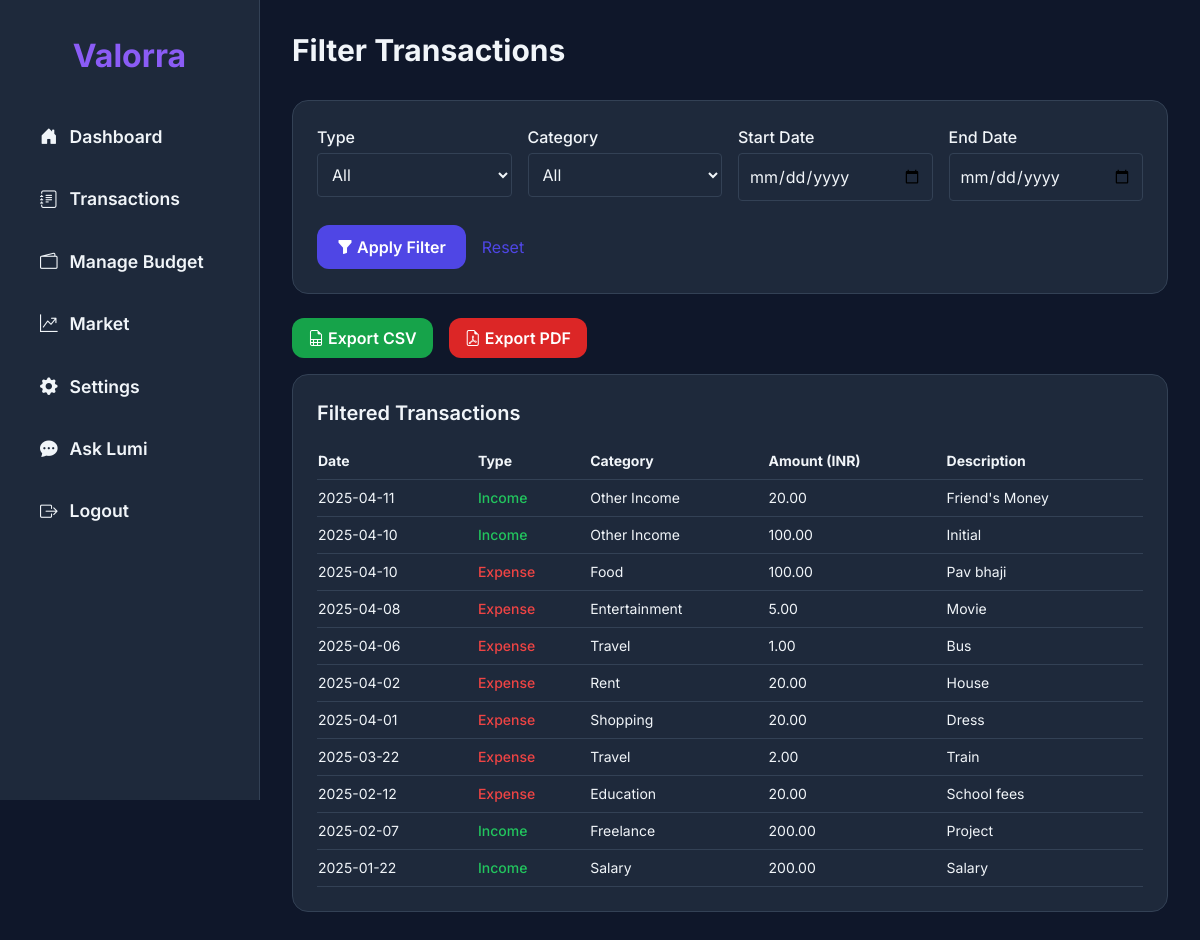
Page /filter_transactions/ (signed in) on the committed database.
### app/models.py (models this page shows, shortened)
class CustomUser(AbstractUser):
    email = models.EmailField(unique=True)
    is_verified = models.BooleanField(default=False)
    currency = models.CharField(max_length=3, choices=CURRENCY_CHOICES, default='USD')
    theme_preference = models.CharField(max_length=10, choices=THEME_CHOICES, default='light')
    USERNAME_FIELD = 'email'
    REQUIRED_FIELDS = ['username']

class Transaction(models.Model):
    user = models.ForeignKey(settings.AUTH_USER_MODEL, on_delete=models.CASCADE)
    type = models.CharField(max_length=10, choices=[('Income', 'Income'), ('Expense', 'Expense')])
    category = models.CharField(max_length=50, choices=CATEGORY_CHOICES)
    original_amount = models.DecimalField(max_digits=12, decimal_places=2, default=0.00)
    amount = models.DecimalField(max_digits=12, decimal_places=2)
    original_currency = models.CharField(max_length=3, choices=CURRENCY_CHOICES, default='USD')
    conversion_rate = models.DecimalField(max_digits=10, decimal_places=4, null=True, blank=True)
    date = models.DateTimeField(default=now)
    description = models.TextField(blank=True, null=True)
    receipt = models.FileField(upload_to='receipts/', blank=True, null=True)

### app/views.py (the view, shortened to what this page needs)
# urls.py: path('filter_transactions/', filter_transactions, name='filter_transactions'),
@login_required
def filter_transactions(request):
    user = request.user
    user_currency = user.currency or 'USD'
    transactions = Transaction.objects.filter(user=user).order_by('-date')
    t_type = request.GET.get('type')
    category = request.GET.get('category')
    start_date = request.GET.get('start_date')
    end_date = request.GET.get('end_date')
    min_amount = request.GET.get('min_amount')
    max_amount = request.GET.get('max_amount')
    if t_type:
        transactions = transactions.filter(type=t_type)
    if category:
        transactions = transactions.filter(category=category)
    if start_date:
        transactions = transactions.filter(date__gte=start_date)
    if end_date:
        transactions = transactions.filter(date__lte=end_date)
    if min_amount:
        transactions = transactions.filter(original_amount__gte=Decimal(min_amount))
    if max_amount:
        transactions = transactions.filter(original_amount__lte=Decimal(max_amount))
    for txn in transactions:
        rate = get_exchange_rate(txn.original_currency, user_currency)
        txn.converted_amount = (txn.original_amount * rate).quantize(Decimal('0.01'), rounding=ROUND_HALF_UP)
    export_format = request.GET.get('export')
    context = {
        'transactions': transactions,
        'currency': user_currency,
    }
    return render(request, 'filter_transactions.html', context)

### app/views.py (called while the page is built)
def get_exchange_rate(from_currency, to_currency):
    if from_currency == to_currency:
        return Decimal('1.0')
    try:
        response = requests.get(API_URL, params={'apikey': API_KEY, 'base_currency': from_currency})
        data = response.json()
        rate = data['data'].get(to_currency)
        if rate:
            return Decimal(rate)
    except Exception:
        pass
    return Decimal('1.0')

### app/templates/filter_transactions.html (shortened to what this page needs)
<!DOCTYPE html>
<html lang="en" class="{{ request.user.theme_preference }}-mode">
<head>
  <script src="https://cdn.tailwindcss.com"></script>
  <link rel="stylesheet" href="https://cdn.jsdelivr.net/npm/bootstrap-icons@1.10.5/font/bootstrap-icons.css">
</head>
<body class="min-h-screen">
  <nav class="sidebar" id="sidebar">
    <h2>Valorra</h2>
    <ul class="space-y-3 font-semibold">
      <li><a href="{% url 'dashboard' %}"><i class="bi bi-house-door-fill"></i> Dashboard</a></li>
      <li><a href="{% url 'transactions' %}"><i class="bi bi-journal-text"></i> Transactions</a></li>
      <li><a href="{% url 'manage_budget' %}"><i class="bi bi-wallet2"></i> Manage Budget</a></li>
      <li><a href="{% url 'market' %}"><i class="bi bi-graph-up-arrow"></i> Market</a></li>
      <li><a href="{% url 'settings' %}"><i class="bi bi-gear-fill"></i> Settings</a></li>
      <li><a href="{% url 'chatbot' %}"><i class="bi bi-chat-dots-fill"></i> Ask Lumi</a></li>
      <li><a href="{% url 'logout' %}"><i class="bi bi-box-arrow-right"></i> Logout</a></li>
    </ul>
  </nav>
  <main class="main-content" id="mainContent">
    <div class="flex items-start justify-between flex-col sm:flex-row gap-4 mb-8">
      <h1 class="text-2xl lg:text-3xl font-bold">Filter Transactions</h1>
    </div>
    <form method="get" class="card p-4 lg:p-6 mb-6 grid grid-cols-1 md:grid-cols-2 lg:grid-cols-4 gap-4">
      <div>
        <label class="block mb-1 font-medium">Type</label>
        <select name="type" class="w-full p-2 rounded lg:p-2.5 border border-[var(--border)] bg-[var(--card)] text-[var(--text)]">
          <option value="">All</option>
        </select>
      </div>
      <div>
        <label class="block mb-1 font-medium">Category</label>
        <select name="category" class="w-full p-2 rounded lg:p-2.5 border border-[var(--border)] bg-[var(--card)] text-[var(--text)]">
          <option value="">All</option>
        </select>
      </div>
      <div>
        <label class="block mb-1 font-medium">Start Date</label>
        <input type="date" name="start_date" value="{{ request.GET.start_date }}" class="w-full p-2 rounded lg:p-2.5 border border-[var(--border)] bg-[var(--card)] text-[var(--text)]">
      </div>
      <div>
        <label class="block mb-1 font-medium">End Date</label>
        <input type="date" name="end_date" value="{{ request.GET.end_date }}" class="w-full p-2 rounded lg:p-2.5 border border-[var(--border)] bg-[var(--card)] text-[var(--text)]">
      </div>
      <div class="md:col-span-2 lg:col-span-4 flex gap-4 items-center mt-2">
        <button type="submit" class="bg-indigo-600 hover:bg-indigo-700 text-white px-4 py-2 lg:px-5 lg:py-2.5 rounded-xl font-semibold">
          <i class="bi bi-funnel-fill"></i> <span class="hidden sm:inline">Apply Filter</span>
        </button>
        <a href="{% url 'filter_transactions' %}" class="text-indigo-600 hover:underline">Reset</a>
      </div>
    </form>
    <div class="flex flex-wrap gap-2 sm:gap-4 mb-4">
      <a href="?{{ request.GET.urlencode }}&export=csv" class="bg-green-600 hover:bg-green-700 text-white px-3 py-1.5 sm:px-4 sm:py-2 rounded-xl font-semibold text-sm sm:text-base">
        <i class="bi bi-file-earmark-spreadsheet"></i> <span class="hidden sm:inline">Export</span> CSV
      </a>
      <a href="?{{ request.GET.urlencode }}&export=pdf" class="bg-red-600 hover:bg-red-700 text-white px-3 py-1.5 sm:px-4 sm:py-2 rounded-xl font-semibold text-sm sm:text-base">
        <i class="bi bi-file-earmark-pdf"></i> <span class="hidden sm:inline">Export</span> PDF
      </a>
    </div>
    <section class="card p-4 lg:p-6">
      <h2 class="text-lg lg:text-xl font-semibold mb-4">Filtered Transactions</h2>
      <div class="overflow-x-auto">
        <table class="w-full text-xs sm:text-sm table-auto">
          <thead>
            <tr class="border-b border-[var(--border)] text-left">
              <th class="py-2">Date</th>
              <th class="py-2">Type</th>
              <th class="py-2">Category</th>
              <th class="py-2">Amount ({{ currency }})</th>
              <th class="py-2 hidden sm:table-cell">Description</th>
            </tr>
          </thead>
          <tbody>
            {% for transaction in transactions %}
              <tr class="border-b border-[var(--border)] hover:bg-[var(--hover)] transition">
                <td class="py-2">{{ transaction.date|date:"Y-m-d" }}</td>
                <td class="py-2">
                  {% if transaction.type == 'Income' %}
                    <span class="text-green-500 font-medium">Income</span>
                  {% else %}
                    <span class="text-red-500 font-medium">Expense</span>
                  {% endif %}
                </td>
                <td class="py-2">{{ transaction.category }}</td>
                <td class="py-2">{{ transaction.converted_amount|floatformat:2 }}</td>
                <td class="py-2 hidden sm:table-cell">{{ transaction.description }}</td>
              </tr>
            {% empty %}
              <tr>
                <td colspan="5" class="py-4 text-center text-gray-400">No transactions found</td>
              </tr>
            {% endfor %}
          </tbody>
        </table>
      </div>
    </section>
  </main>
</body>
</html>

### app/templates/filter_transactions.html (style rules this page uses)
body { font-family: 'Inter', sans-serif; }
.dark-mode { --bg: #0f172a; --text: #f1f5f9; --card: #1e293b; --border: #334155; --hover: #1f2937; --nav-hover: #8b5cf6; }
html { background-color: var(--bg); color: var(--text); }
.card { background-color: var(--card); border: 1px solid var(--border); border-radius: 1rem; transition: transform 0.3s ease, box-shadow 0.3s ease; }
.sidebar { position: fixed; top: 0; left: -260px; height: 100vh; width: 260px; z-index: 50; background-color: var(--card); border-right: 1px solid var(--border); padding: 2rem 1.5rem; display: flex; flex-direction: column; transition: left 0.3s ease; }
.sidebar h2 { font-size: 2rem; font-weight: 700; text-align: center; margin-bottom: 2rem; color: var(--nav-hover); }
.sidebar a { font-size: 1.1rem; padding: 0.75rem 1rem; border-radius: 0.75rem; transition: all 0.3s ease; color: var(--text); display: flex; align-items: center; gap: 0.75rem; }
.main-content { margin-left: 0; padding: 1rem; transition: margin-left 0.3s ease; }
@media (min-width: 1024px) { .sidebar { left: 0; } }
@media (min-width: 1024px) { .main-content { margin-left: 260px; padding: 2rem; } }

### rows in the picture
CustomUser: currency "INR"
Transaction: type "Income"
Transaction: type "Income"
Transaction: type "Expense"
Transaction: type "Expense"
Transaction: type "Expense"
Transaction: type "Expense"
Transaction: type "Expense"
Transaction: type "Expense"
Transaction: type "Expense"
Transaction: type "Income"
Transaction: type "Income"
